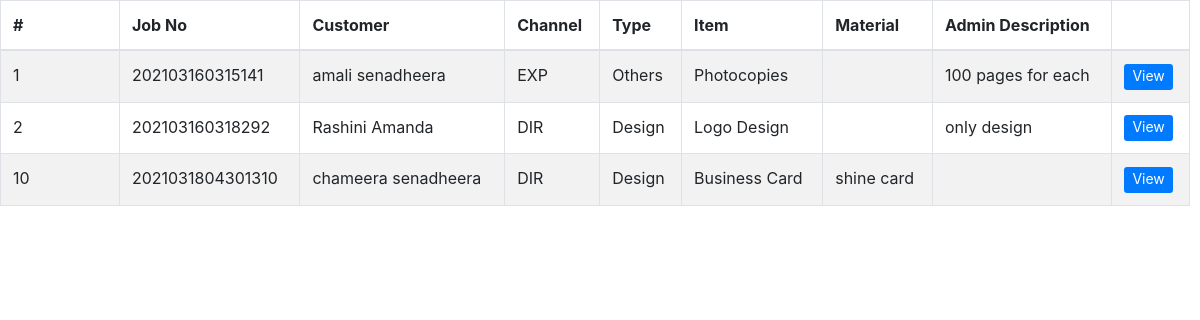
/tables/complete_table.php (signed in), run on the app's committed database.
### tables this page shows
CREATE TABLE `jobs` (
  `id` int(11) NOT NULL,
  `job_no` varchar(100) NOT NULL,
  `customer` varchar(400) NOT NULL,
  `channel` varchar(100) NOT NULL,
  `job_type` varchar(100) NOT NULL,
  `product` varchar(100) NOT NULL,
  `category` varchar(100) NOT NULL,
  `material` varchar(64) NOT NULL,
  `size` varchar(50) NOT NULL,
  `bind` varchar(50) NOT NULL,
  `colour` text NOT NULL,
  `user_description` varchar(250) NOT NULL,
  `date` date NOT NULL,
  `quantity` decimal(10,2) NOT NULL,
  `unit_price` decimal(10,2) NOT NULL,
  `budget` decimal(10,2) NOT NULL,
  `discount` decimal(10,2) NOT NULL DEFAULT '0.00',
  `discounted` decimal(10,2) NOT NULL,
  `ad_pay_amount` decimal(10,2) NOT NULL,
  `rest` decimal(10,2) NOT NULL,
  `admin_description` varchar(250) NOT NULL,
  `state` enum('request','design','production','reject','QA','complete','dispatch') NOT NULL,
  `accepted_by` varchar(100) NOT NULL,
  `designed_by` varchar(150) NOT NULL,
  `production_by` varchar(150) NOT NULL,
  `checked_by` varchar(100) NOT NULL,
  `failed_reason` varchar(255) NOT NULL,
  `cash` decimal(10,2) NOT NULL,
  `change_amt` decimal(10,2) NOT NULL,
  `payment` decimal(10,2) NOT NULL,
  `dispatch_day` varchar(100) NOT NULL,
  `dispatch_year` varchar(10) NOT NULL,
  `dispatch_month` varchar(10) NOT NULL,
  `dispatched_by` varchar(150) NOT NULL
);

### tables/complete_table.php (the view, shortened to what this page needs)
<!DOCTYPE html>
<html>
<head>
</head>
<body>
      <?php
       require '../include/config.php';
       $view_status ="complete";
       $query = "SELECT * FROM jobs WHERE state='$view_status'";
      $result = mysqli_query($conn ,$query);
      if(mysqli_num_rows($result)>0)
      {
        ?>
     <div class="tablealign">
     <?php include('../include/head.php'); ?>
      <table id="example" class="table table-striped table-bordered" style="width:100%">
       <thead>
        <tr>
         <th>#</th>
         <th>Job No</th>
         <th>Customer</th>
         <th>Channel</th>
         <th>Type</th>
         <th>Item</th>
         <th>Material</th>
         <th>Admin Description</th>
         <th></th>
        </tr>
       </thead>
       <tbody>
       <?php
       while($row = mysqli_fetch_array($result))
       {
        echo '
        <tr>
         <td style="width: 10%;">'.$row["id"].'</td>
         <td>'.$row["job_no"].'</td>
         <td>'.$row["customer"].'</td>
         <td>'.$row["channel"].'</td>
         <td>'.$row["job_type"].'</td>
         <td>'.$row["product"].'</td>
         <td>'.$row["material"].'</td>
         <td>'.$row["admin_description"].'</td>
         <td><button type="button"  id="'.$row["id"].'" name="'.$row["id"].'" class="btn btn-primary btn-sm view_data" data-toggle="modal" data-target="#myModalcomplete" style="border: 0px; color: #ffffff; font-size: 14px; padding-top: 1px;">View</button></td>
        </tr>
         ';
       }
       ?>
       </tbody>
      </table>
    </div>
       <?php
      }
      else
      {
       echo 'Data Not Found';
      }
      ?>
  </body>
  </html>

### css/sb-admin.css (style rules this page uses)
html { position: relative; min-height: 100%; }
body { overflow-x: hidden; }

### tables/complete_table.php (style rules this page uses)
.tablealign { margin-right: 10px; }

### data on the page
jobs: id "1", job_no "202103160315141", customer "amali senadheera", channel "EXP", job_type "Others", product "Photocopies", admin_description "100 pages for each"
jobs: id "2", job_no "202103160318292", customer "Rashini Amanda", channel "DIR", job_type "Design", product "Logo Design", admin_description "only design"
jobs: id "10", job_no "2021031804301310", customer "chameera senadheera", channel "DIR", job_type "Design", product "Business Card", material "shine card"
